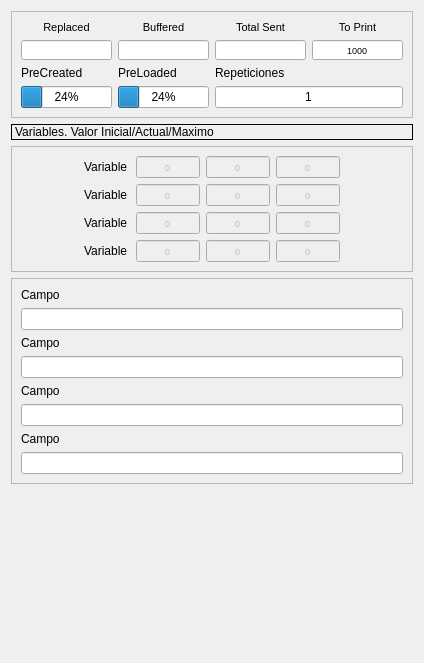
          <widget class="QWidget" name="tab_2">
           <attribute name="title">
            <string>Variable</string>
           </attribute>
           <layout class="QGridLayout" name="gridLayout_15">
            <item row="0" column="0">
             <widget class="QFrame" name="frame_7">
              <property name="frameShape">
               <enum>QFrame::StyledPanel</enum>
              </property>
              <property name="frameShadow">
               <enum>QFrame::Raised</enum>
              </property>
              <layout class="QGridLayout" name="gridLayout_17">
               <item row="0" column="0">
                <layout class="QVBoxLayout" name="verticalLayout_6">
                 <item>
                  <widget class="QLabel" name="label_22">
                   <property name="font">
                    <font>
                     <pointsize>8</pointsize>
                    </font>
                   </property>
                   <property name="text">
                    <string>Replaced</string>
                   </property>
                   <property name="alignment">
                    <set>Qt::AlignCenter</set>
                   </property>
                  </widget>
                 </item>
                 <item>
                  <widget class="QLineEdit" name="m_lastSwatheMemory">
                   <property name="sizePolicy">
                    <sizepolicy hsizetype="Preferred" vsizetype="Fixed">
                     <horstretch>0</horstretch>
                     <verstretch>0</verstretch>
                    </sizepolicy>
                   </property>
                   <property name="minimumSize">
                    <size>
                     <width>0</width>
                     <height>20</height>
                    </size>
                   </property>
                   <property name="maximumSize">
                    <size>
                     <width>16777215</width>
                     <height>20</height>
                    </size>
                   </property>
                   <property name="font">
                    <font>
                     <pointsize>7</pointsize>
                    </font>
                   </property>
                   <property name="alignment">
                    <set>Qt::AlignCenter</set>
                   </property>
                   <property name="readOnly">
                    <bool>true</bool>
                   </property>
                  </widget>
                 </item>
                </layout>
               </item>
               <item row="0" column="1">
                <layout class="QVBoxLayout" name="verticalLayout_17">
                 <item>
                  <widget class="QLabel" name="label_23">
                   <property name="font">
                    <font>
                     <pointsize>8</pointsize>
                    </font>
                   </property>
                   <property name="text">
                    <string>Buffered</string>
                   </property>
                   <property name="alignment">
                    <set>Qt::AlignCenter</set>
                   </property>
                  </widget>
                 </item>
                 <item>
                  <widget class="QLineEdit" name="m_leSwathesBuffered">
                   <property name="sizePolicy">
                    <sizepolicy hsizetype="Preferred" vsizetype="Fixed">
                     <horstretch>0</horstretch>
                     <verstretch>0</verstretch>
                    </sizepolicy>
                   </property>
                   <property name="minimumSize">
                    <size>
                     <width>0</width>
                     <height>20</height>
                    </size>
                   </property>
                   <property name="maximumSize">
                    <size>
                     <width>16777215</width>
                     <height>20</height>
                    </size>
                   </property>
                   <property name="font">
                    <font>
                     <pointsize>7</pointsize>
                    </font>
                   </property>
                   <property name="alignment">
                    <set>Qt::AlignCenter</set>
                   </property>
                   <property name="readOnly">
                    <bool>true</bool>
                   </property>
                  </widget>
                 </item>
                </layout>
               </item>
               <item row="0" column="2">
                <layout class="QVBoxLayout" name="verticalLayout_16">
                 <item>
                  <widget class="QLabel" name="label_21">
                   <property name="font">
                    <font>
                     <pointsize>8</pointsize>
                    </font>
                   </property>
                   <property name="text">
                    <string>Total Sent</string>
                   </property>
                   <property name="alignment">
                    <set>Qt::AlignCenter</set>
                   </property>
                  </widget>
                 </item>
                 <item>
                  <widget class="QLineEdit" name="m_leTotalSwate">
                   <property name="sizePolicy">
                    <sizepolicy hsizetype="Preferred" vsizetype="Fixed">
                     <horstretch>0</horstretch>
                     <verstretch>0</verstretch>
                    </sizepolicy>
                   </property>
                   <property name="minimumSize">
                    <size>
                     <width>0</width>
                     <height>20</height>
                    </size>
                   </property>
                   <property name="maximumSize">
                    <size>
                     <width>16777215</width>
                     <height>20</height>
                    </size>
                   </property>
                   <property name="font">
                    <font>
                     <pointsize>7</pointsize>
                    </font>
                   </property>
                   <property name="alignment">
                    <set>Qt::AlignCenter</set>
                   </property>
                   <property name="readOnly">
                    <bool>true</bool>
                   </property>
                  </widget>
                 </item>
                </layout>
               </item>
               <item row="0" column="3">
                <layout class="QVBoxLayout" name="verticalLayout_7">
                 <item>
                  <widget class="QLabel" name="label_24">
                   <property name="font">
                    <font>
                     <pointsize>8</pointsize>
                    </font>
                   </property>
                   <property name="text">
                    <string>To Print</string>
                   </property>
                   <property name="alignment">
                    <set>Qt::AlignCenter</set>
                   </property>
                  </widget>
                 </item>
                 <item>
                  <widget class="QLineEdit" name="m_leTotalVariableToPrint">
                   <property name="sizePolicy">
                    <sizepolicy hsizetype="Preferred" vsizetype="Fixed">
                     <horstretch>0</horstretch>
                     <verstretch>0</verstretch>
                    </sizepolicy>
                   </property>
                   <property name="minimumSize">
                    <size>
                     <width>0</width>
                     <height>20</height>
                    </size>
                   </property>
                   <property name="maximumSize">
                    <size>
                     <width>16777215</width>
                     <height>20</height>
                    </size>
                   </property>
                   <property name="font">
                    <font>
                     <pointsize>7</pointsize>
                    </font>
                   </property>
                   <property name="text">
                    <string>1000</string>
                   </property>
                   <property name="alignment">
                    <set>Qt::AlignCenter</set>
                   </property>
                  </widget>
                 </item>
                </layout>
               </item>
               <item row="1" column="0" colspan="4">
                <layout class="QHBoxLayout" name="horizontalLayout_14">
                 <item>
                  <layout class="QHBoxLayout" name="horizontalLayout_13">
                   <item>
                    <layout class="QVBoxLayout" name="verticalLayout_3">
                     <item>
                      <widget class="QLabel" name="m_lblCreated">
                       <property name="text">
                        <string>PreCreated</string>
                       </property>
                      </widget>
                     </item>
                     <item>
                      <widget class="QProgressBar" name="m_pbCreated">
                       <property name="value">
                        <number>24</number>
                       </property>
                      </widget>
                     </item>
                    </layout>
                   </item>
                   <item>
                    <layout class="QVBoxLayout" name="verticalLayout_4">
                     <item>
                      <widget class="QLabel" name="m_lblSended">
                       <property name="text">
                        <string>PreLoaded</string>
                       </property>
                      </widget>
                     </item>
                     <item>
                      <widget class="QProgressBar" name="m_pbSended">
                       <property name="value">
                        <number>24</number>
                       </property>
                      </widget>
                     </item>
                    </layout>
                   </item>
                  </layout>
                 </item>
                 <item>
                  <layout class="QVBoxLayout" name="verticalLayout_12">
                   <item>
                    <widget class="QLabel" name="label_16">
                     <property name="text">
                      <string>Repeticiones</string>
                     </property>
                    </widget>
                   </item>
                   <item>
                    <widget class="QLineEdit" name="m_leRepeticiones">
                     <property name="text">
                      <string>1</string>
                     </property>
                     <property name="alignment">
                      <set>Qt::AlignCenter</set>
                     </property>
                    </widget>
                   </item>
                  </layout>
                 </item>
                </layout>
               </item>
              </layout>
              <zorder></zorder>
              <zorder></zorder>
             </widget>
            </item>
            <item row="1" column="0">
             <widget class="QLabel" name="label_12">
              <property name="frameShape">
               <enum>QFrame::Box</enum>
              </property>
              <property name="text">
               <string>Variables. Valor Inicial/Actual/Maximo</string>
              </property>
             </widget>
            </item>
            <item row="2" column="0">
             <widget class="QFrame" name="frame_10">
              <property name="frameShape">
               <enum>QFrame::StyledPanel</enum>
              </property>
              <property name="frameShadow">
               <enum>QFrame::Raised</enum>
              </property>
              <layout class="QGridLayout" name="gridLayout_12">
               <item row="0" column="0">
                <layout class="QHBoxLayout" name="horizontalLayout_6">
                 <item>
                  <widget class="QLabel" name="m_lbVariableName1">
                   <property name="sizePolicy">
                    <sizepolicy hsizetype="Fixed" vsizetype="Fixed">
                     <horstretch>0</horstretch>
                     <verstretch>0</verstretch>
                    </sizepolicy>
                   </property>
                   <property name="maximumSize">
                    <size>
                     <width>46</width>
                     <height>13</height>
                    </size>
                   </property>
                   <property name="text">
                    <string>Variable 1</string>
                   </property>
                  </widget>
                 </item>
                 <item>
                  <widget class="QLineEdit" name="m_leVariableIni1">
                   <property name="enabled">
                    <bool>false</bool>
                   </property>
                   <property name="sizePolicy">
                    <sizepolicy hsizetype="Fixed" vsizetype="Fixed">
                     <horstretch>0</horstretch>
                     <verstretch>0</verstretch>
                    </sizepolicy>
                   </property>
                   <property name="minimumSize">
                    <size>
                     <width>64</width>
                     <height>0</height>
                    </size>
                   </property>
                   <property name="maximumSize">
                    <size>
                     <width>64</width>
                     <height>16777215</height>
                    </size>
                   </property>
                   <property name="font">
                    <font>
                     <pointsize>7</pointsize>
                    </font>
                   </property>
                   <property name="text">
                    <string>0</string>
                   </property>
                   <property name="alignment">
                    <set>Qt::AlignCenter</set>
                   </property>
                  </widget>
                 </item>
                 <item>
                  <widget class="QLineEdit" name="m_leVariableActual1">
                   <property name="enabled">
                    <bool>false</bool>
                   </property>
                   <property name="sizePolicy">
                    <sizepolicy hsizetype="Fixed" vsizetype="Fixed">
                     <horstretch>0</horstretch>
                     <verstretch>0</verstretch>
                    </sizepolicy>
                   </property>
                   <property name="minimumSize">
                    <size>
                     <width>64</width>
                     <height>0</height>
                    </size>
                   </property>
                   <property name="maximumSize">
                    <size>
                     <width>64</width>
                     <height>16777215</height>
                    </size>
                   </property>
                   <property name="font">
                    <font>
                     <pointsize>7</pointsize>
                    </font>
                   </property>
                   <property name="text">
                    <string>0</string>
                   </property>
                   <property name="alignment">
                    <set>Qt::AlignCenter</set>
                   </property>
                  </widget>
                 </item>
                 <item>
                  <widget class="QLineEdit" name="m_leVariableMaximo1">
                   <property name="enabled">
                    <bool>false</bool>
                   </property>
                   <property name="sizePolicy">
                    <sizepolicy hsizetype="Fixed" vsizetype="Fixed">
                     <horstretch>0</horstretch>
                     <verstretch>0</verstretch>
                    </sizepolicy>
                   </property>
                   <property name="minimumSize">
                    <size>
                     <width>64</width>
                     <height>0</height>
                    </size>
                   </property>
                   <property name="maximumSize">
                    <size>
                     <width>64</width>
                     <height>16777215</height>
                    </size>
                   </property>
                   <property name="font">
                    <font>
                     <pointsize>7</pointsize>
                    </font>
                   </property>
                   <property name="text">
                    <string>0</string>
                   </property>
                   <property name="alignment">
                    <set>Qt::AlignCenter</set>
                   </property>
                  </widget>
                 </item>
                </layout>
               </item>
               <item row="1" column="0">
                <layout class="QHBoxLayout" name="horizontalLayout_7">
                 <item>
                  <widget class="QLabel" name="m_lbVariableName2">
                   <property name="sizePolicy">
                    <sizepolicy hsizetype="Fixed" vsizetype="Fixed">
                     <horstretch>0</horstretch>
                     <verstretch>0</verstretch>
                    </sizepolicy>
                   </property>
                   <property name="maximumSize">
                    <size>
                     <width>46</width>
                     <height>13</height>
                    </size>
                   </property>
                   <property name="text">
                    <string>Variable 2</string>
                   </property>
                  </widget>
                 </item>
                 <item>
                  <widget class="QLineEdit" name="m_leVariableIni2">
                   <property name="enabled">
                    <bool>false</bool>
                   </property>
                   <property name="sizePolicy">
                    <sizepolicy hsizetype="Fixed" vsizetype="Fixed">
                     <horstretch>0</horstretch>
                     <verstretch>0</verstretch>
                    </sizepolicy>
                   </property>
                   <property name="minimumSize">
                    <size>
                     <width>64</width>
                     <height>0</height>
                    </size>
                   </property>
                   <property name="maximumSize">
                    <size>
                     <width>64</width>
                     <height>16777215</height>
                    </size>
                   </property>
                   <property name="font">
                    <font>
                     <pointsize>7</pointsize>
                    </font>
                   </property>
                   <property name="text">
                    <string>0</string>
                   </property>
                   <property name="alignment">
                    <set>Qt::AlignCenter</set>
                   </property>
                  </widget>
                 </item>
                 <item>
                  <widget class="QLineEdit" name="m_leVariableActual2">
                   <property name="enabled">
                    <bool>false</bool>
                   </property>
                   <property name="sizePolicy">
                    <sizepolicy hsizetype="Fixed" vsizetype="Fixed">
                     <horstretch>0</horstretch>
                     <verstretch>0</verstretch>
                    </sizepolicy>
                   </property>
                   <property name="minimumSize">
                    <size>
                     <width>64</width>
                     <height>0</height>
                    </size>
                   </property>
                   <property name="maximumSize">
                    <size>
                     <width>64</width>
                     <height>16777215</height>
                    </size>
                   </property>
                   <property name="font">
                    <font>
                     <pointsize>7</pointsize>
                    </font>
                   </property>
                   <property name="text">
                    <string>0</string>
                   </property>
                   <property name="alignment">
                    <set>Qt::AlignCenter</set>
                   </property>
                  </widget>
                 </item>
                 <item>
                  <widget class="QLineEdit" name="m_leVariableMaximo2">
                   <property name="enabled">
                    <bool>false</bool>
                   </property>
                   <property name="sizePolicy">
                    <sizepolicy hsizetype="Fixed" vsizetype="Fixed">
                     <horstretch>0</horstretch>
                     <verstretch>0</verstretch>
                    </sizepolicy>
                   </property>
                   <property name="minimumSize">
                    <size>
                     <width>64</width>
                     <height>0</height>
                    </size>
                   </property>
                   <property name="maximumSize">
                    <size>
                     <width>64</width>
                     <height>16777215</height>
                    </size>
                   </property>
                   <property name="font">
                    <font>
                     <pointsize>7</pointsize>
                    </font>
                   </property>
                   <property name="text">
                    <string>0</string>
                   </property>
                   <property name="alignment">
                    <set>Qt::AlignCenter</set>
                   </property>
                  </widget>
                 </item>
                </layout>
               </item>
               <item row="2" column="0">
                <layout class="QHBoxLayout" name="horizontalLayout_8">
                 <item>
                  <widget class="QLabel" name="m_lbVariableName3">
                   <property name="sizePolicy">
                    <sizepolicy hsizetype="Fixed" vsizetype="Fixed">
                     <horstretch>0</horstretch>
                     <verstretch>0</verstretch>
                    </sizepolicy>
                   </property>
                   <property name="maximumSize">
                    <size>
                     <width>46</width>
                     <height>13</height>
                    </size>
                   </property>
                   <property name="text">
                    <string>Variable 3</string>
                   </property>
                  </widget>
                 </item>
                 <item>
                  <widget class="QLineEdit" name="m_leVariableIni3">
                   <property name="enabled">
                    <bool>false</bool>
                   </property>
                   <property name="sizePolicy">
                    <sizepolicy hsizetype="Fixed" vsizetype="Fixed">
                     <horstretch>0</horstretch>
                     <verstretch>0</verstretch>
                    </sizepolicy>
                   </property>
                   <property name="minimumSize">
                    <size>
                     <width>64</width>
                     <height>0</height>
                    </size>
                   </property>
                   <property name="maximumSize">
                    <size>
                     <width>64</width>
                     <height>16777215</height>
                    </size>
                   </property>
                   <property name="font">
                    <font>
                     <pointsize>7</pointsize>
                    </font>
                   </property>
                   <property name="text">
                    <string>0</string>
                   </property>
                   <property name="alignment">
                    <set>Qt::AlignCenter</set>
                   </property>
                  </widget>
                 </item>
                 <item>
                  <widget class="QLineEdit" name="m_leVariableActual3">
                   <property name="enabled">
                    <bool>false</bool>
                   </property>
                   <property name="sizePolicy">
                    <sizepolicy hsizetype="Fixed" vsizetype="Fixed">
                     <horstretch>0</horstretch>
                     <verstretch>0</verstretch>
                    </sizepolicy>
                   </property>
                   <property name="minimumSize">
                    <size>
                     <width>64</width>
                     <height>0</height>
                    </size>
                   </property>
                   <property name="maximumSize">
                    <size>
                     <width>64</width>
                     <height>16777215</height>
                    </size>
                   </property>
                   <property name="font">
                    <font>
                     <pointsize>7</pointsize>
                    </font>
                   </property>
                   <property name="text">
                    <string>0</string>
                   </property>
                   <property name="alignment">
                    <set>Qt::AlignCenter</set>
                   </property>
                  </widget>
                 </item>
                 <item>
                  <widget class="QLineEdit" name="m_leVariableMaximo3">
                   <property name="enabled">
                    <bool>false</bool>
                   </property>
                   <property name="sizePolicy">
                    <sizepolicy hsizetype="Fixed" vsizetype="Fixed">
                     <horstretch>0</horstretch>
                     <verstretch>0</verstretch>
                    </sizepolicy>
                   </property>
                   <property name="minimumSize">
                    <size>
                     <width>64</width>
                     <height>0</height>
                    </size>
                   </property>
                   <property name="maximumSize">
                    <size>
                     <width>64</width>
                     <height>16777215</height>
                    </size>
                   </property>
                   <property name="font">
                    <font>
                     <pointsize>7</pointsize>
                    </font>
                   </property>
                   <property name="text">
                    <string>0</string>
                   </property>
                   <property name="alignment">
                    <set>Qt::AlignCenter</set>
                   </property>
                  </widget>
                 </item>
                </layout>
               </item>
               <item row="3" column="0">
                <layout class="QHBoxLayout" name="horizontalLayout_9">
                 <item>
                  <widget class="QLabel" name="m_lbVariableName4">
                   <property name="sizePolicy">
                    <sizepolicy hsizetype="Fixed" vsizetype="Fixed">
                     <horstretch>0</horstretch>
                     <verstretch>0</verstretch>
                    </sizepolicy>
                   </property>
                   <property name="maximumSize">
                    <size>
                     <width>46</width>
                     <height>13</height>
                    </size>
                   </property>
                   <property name="text">
                    <string>Variable 4</string>
                   </property>
                  </widget>
                 </item>
                 <item>
                  <widget class="QLineEdit" name="m_leVariableIni4">
                   <property name="enabled">
                    <bool>false</bool>
                   </property>
                   <property name="sizePolicy">
                    <sizepolicy hsizetype="Fixed" vsizetype="Fixed">
                     <horstretch>0</horstretch>
                     <verstretch>0</verstretch>
                    </sizepolicy>
                   </property>
                   <property name="minimumSize">
                    <size>
                     <width>64</width>
                     <height>0</height>
                    </size>
                   </property>
                   <property name="maximumSize">
                    <size>
                     <width>64</width>
                     <height>16777215</height>
                    </size>
                   </property>
                   <property name="font">
                    <font>
                     <pointsize>7</pointsize>
                    </font>
                   </property>
                   <property name="text">
                    <string>0</string>
                   </property>
                   <property name="alignment">
                    <set>Qt::AlignCenter</set>
                   </property>
                  </widget>
                 </item>
                 <item>
                  <widget class="QLineEdit" name="m_leVariableActual4">
                   <property name="enabled">
                    <bool>false</bool>
                   </property>
                   <property name="sizePolicy">
                    <sizepolicy hsizetype="Fixed" vsizetype="Fixed">
                     <horstretch>0</horstretch>
                     <verstretch>0</verstretch>
                    </sizepolicy>
                   </property>
                   <property name="minimumSize">
                    <size>
                     <width>64</width>
                     <height>0</height>
                    </size>
                   </property>
                   <property name="maximumSize">
                    <size>
                     <width>64</width>
                     <height>16777215</height>
                    </size>
                   </property>
                   <property name="font">
                    <font>
                     <pointsize>7</pointsize>
                    </font>
                   </property>
                   <property name="text">
                    <string>0</string>
                   </property>
                   <property name="alignment">
                    <set>Qt::AlignCenter</set>
                   </property>
                  </widget>
                 </item>
                 <item>
                  <widget class="QLineEdit" name="m_leVariableMaximo4">
                   <property name="enabled">
                    <bool>false</bool>
                   </property>
                   <property name="sizePolicy">
                    <sizepolicy hsizetype="Fixed" vsizetype="Fixed">
                     <horstretch>0</horstretch>
                     <verstretch>0</verstretch>
                    </sizepolicy>
                   </property>
                   <property name="minimumSize">
                    <size>
                     <width>64</width>
                     <height>0</height>
                    </size>
                   </property>
                   <property name="maximumSize">
                    <size>
                     <width>64</width>
                     <height>16777215</height>
                    </size>
                   </property>
                   <property name="font">
                    <font>
                     <pointsize>7</pointsize>
                    </font>
                   </property>
                   <property name="text">
                    <string>0</string>
                   </property>
                   <property name="alignment">
                    <set>Qt::AlignCenter</set>
                   </property>
                  </widget>
                 </item>
                </layout>
               </item>
              </layout>
             </widget>
            </item>
            <item row="3" column="0">
             <widget class="QFrame" name="frame_14">
              <property name="sizePolicy">
               <sizepolicy hsizetype="Preferred" vsizetype="Preferred">
                <horstretch>0</horstretch>
                <verstretch>7</verstretch>
               </sizepolicy>
              </property>
              <property name="frameShape">
               <enum>QFrame::StyledPanel</enum>
              </property>
              <property name="frameShadow">
               <enum>QFrame::Raised</enum>
              </property>
              <layout class="QVBoxLayout" name="verticalLayout_28">
               <item>
                <layout class="QVBoxLayout" name="verticalLayout_15">
                 <item>
                  <widget class="QLabel" name="m_leNameFijo1">
                   <property name="text">
                    <string>Campo</string>
                   </property>
                  </widget>
                 </item>
                 <item>
                  <widget class="QLineEdit" name="m_leValueFijo1"/>
                 </item>
                </layout>
               </item>
               <item>
                <layout class="QVBoxLayout" name="verticalLayout_25">
                 <item>
                  <widget class="QLabel" name="m_leNameFijo2">
                   <property name="text">
                    <string>Campo</string>
                   </property>
                  </widget>
                 </item>
                 <item>
                  <widget class="QLineEdit" name="m_leValueFijo2"/>
                 </item>
                </layout>
               </item>
               <item>
                <layout class="QVBoxLayout" name="verticalLayout_26">
                 <item>
                  <widget class="QLabel" name="m_leNameFijo3">
                   <property name="text">
                    <string>Campo</string>
                   </property>
                  </widget>
                 </item>
                 <item>
                  <widget class="QLineEdit" name="m_leValueFijo3"/>
                 </item>
                </layout>
               </item>
               <item>
                <layout class="QVBoxLayout" name="verticalLayout_27">
                 <item>
                  <widget class="QLabel" name="m_leNameFijo4">
                   <property name="text">
                    <string>Campo</string>
                   </property>
                  </widget>
                 </item>
                 <item>
                  <widget class="QLineEdit" name="m_leValueFijo4"/>
                 </item>
                </layout>
               </item>
              </layout>
             </widget>
            </item>
            <item row="4" column="0">
             <spacer name="verticalSpacer_3">
              <property name="orientation">
               <enum>Qt::Vertical</enum>
              </property>
              <property name="sizeHint" stdset="0">
               <size>
                <width>20</width>
                <height>168</height>
               </size>
              </property>
             </spacer>
            </item>
           </layout>
          </widget>
